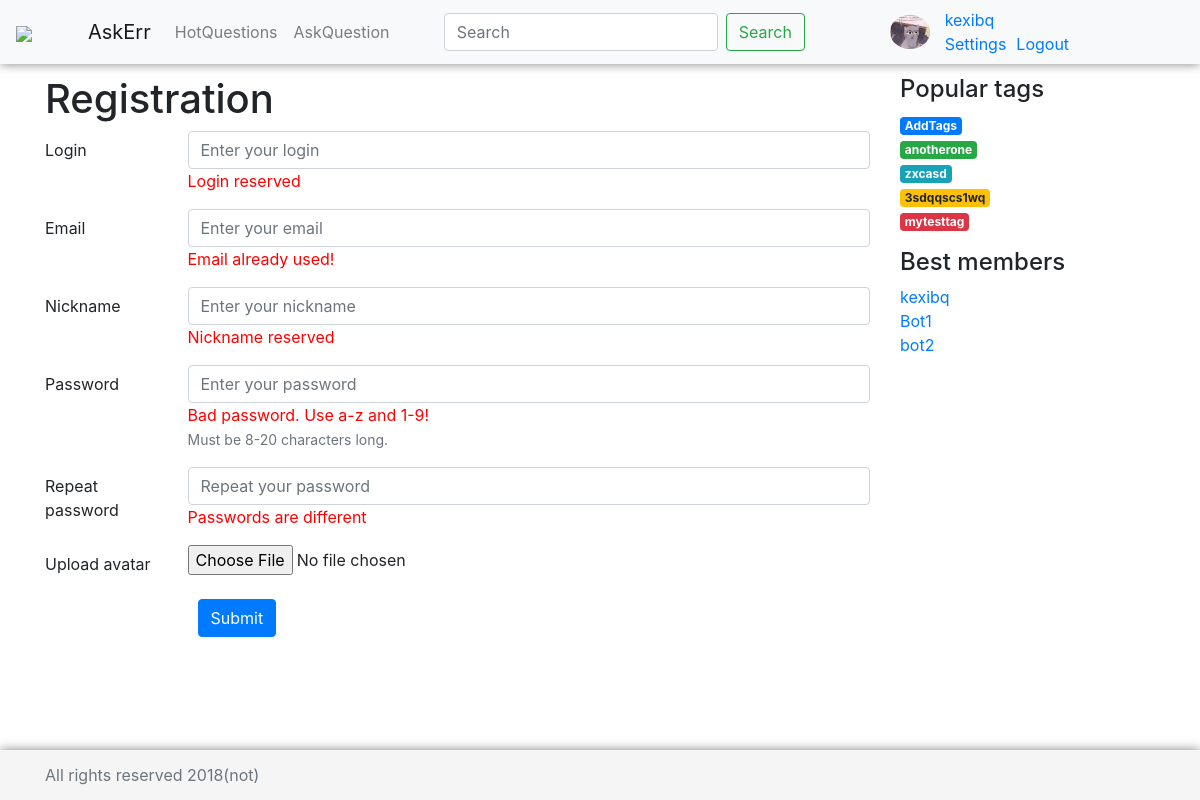
/registration/ (signed in), run on an earlier commit of the app's database.
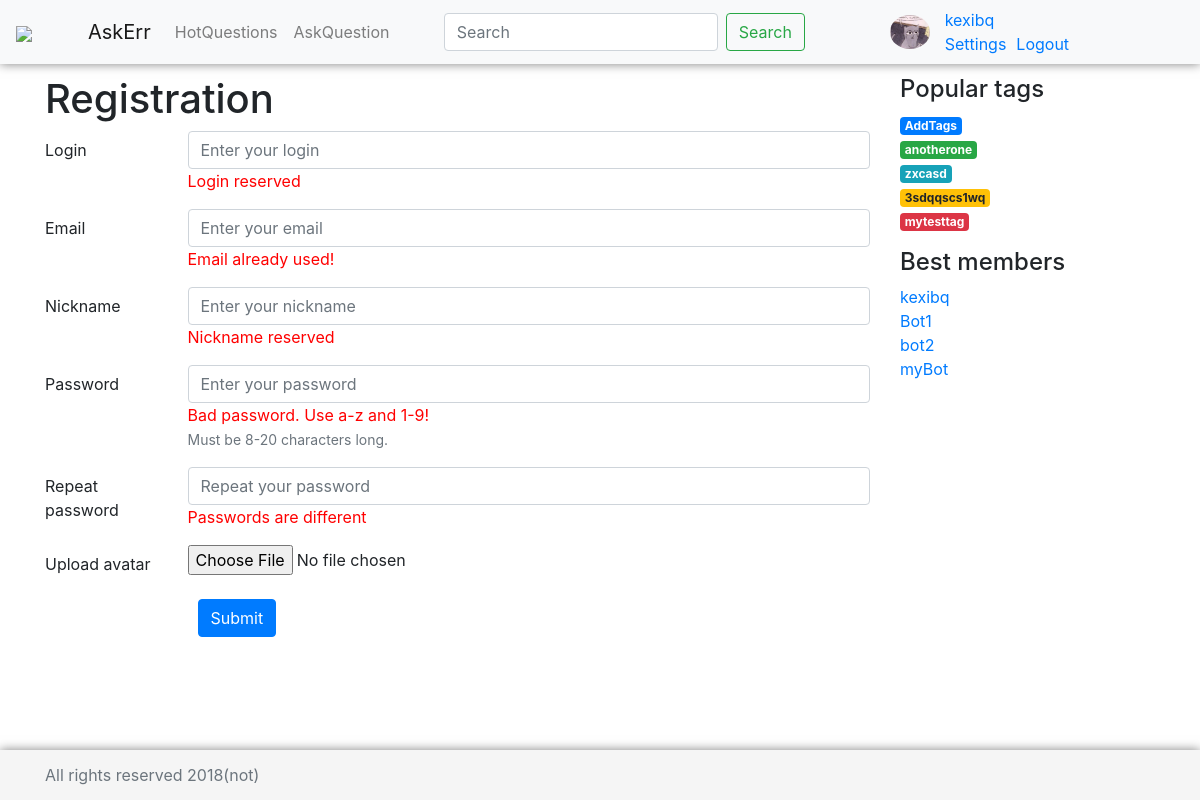
And on a later commit of the database.
### questions/models.py (models this page shows)
class Tag(models.Model):
    title = models.CharField(max_length=120, verbose_name=u"Заголовок ярлыка")
    def __str__(self):
        return self.title

class User(AbstractUser):
    email = models.EmailField(unique=True)
    upload = models.ImageField(default='user.png',upload_to='uploads/%Y/%m/%d')

### questions/views.py (the view)
# urls.py: path('registration/',views.registration, name='registration'),
def registration(request):
    tags = randomQuerySet(Tag.objects.all(), 5)
    users = User.objects.all()
    return render(request, 'registration.html', {'tags':tags,'users':users, 'page_title':'Registration'})

### questions/otherfuncs.py (called while the page is built)
def randomQuerySet(items, size): # сделать ModelManager для Tag и кинуть туда
    result = []
    ls = []
    if (size > items.count()):
        return items
    num = random.randrange(0, items.count())
    for i in range(size):
        while (num in ls):
            num = random.randrange(0, items.count())
        ls.append(num)
    for i in range(size):
        result.append(items[ls[i]])
    return result

### templates/registration.html
{% extends 'base.html' %}
{% block left-side %}
            <h1>Registration</h1>
            <form class="form-group">
                <div class="form-group row has-warning">
                    <label for="LoginInput" class="col-sm-2 col-form-label">Login</label>
                    <div class="col-sm-10">
                        <div><input  class="form-control" name="LoginInput" placeholder="Enter your login "></div>
                        <div class="attention">Login reserved</div>
                    </div>
                </div>
                <div class="form-group row has-warning">
                    <label for="emailinput" class="col-sm-2 col-form-label">Email</label>
                    <div class="col-sm-10">
                        <input type="email" class="form-control"  name="EmailInput" placeholder="Enter your email">
                        <div class="attention">Email already used!</div>
                    </div>
                </div>
                <div class="form-group row has-warning">
                    <label for="nickinput" class="col-sm-2 col-form-label">Nickname</label>
                    <div class="col-sm-10">
                        <input type="email" class="form-control"  name="NickInput" placeholder="Enter your nickname">
                        <div class="attention">Nickname reserved</div>
                    </div>
                </div>
                <div class="form-group row has-warning">
                    <label for="inputPassword" class="col-sm-2 col-form-label">Password</label>
                    <div class="col-sm-10">
                        <input type="password" class="form-control"  name="inputPassword" placeholder="Enter your password">
                        <div class="attention">Bad password. Use a-z and 1-9!</div>
                        <small class="text-muted">
                            Must be 8-20 characters long. </small>
                    </div>
                </div>
                <div class="form-group row has-warning">
                    <label for="inputPassword" class="col-sm-2 col-form-label">Repeat password</label>
                    <div class="col-sm-10">
                        <input type="password" class="form-control"  name="repeatPassword" placeholder="Repeat your password">
                        <div class="attention">Passwords are different</div>
                    </div>
                </div>
                <div class="form-group row">
                    <label for="exampleInputFile" class="col-sm-2 col-form-label">Upload avatar</label>
                    <div class="col-sm-10">
                        <input type="file" class="form-control-file" name="exampleInputFile" aria-describedby="fileHelp">
                    </div>
                </div>
            </form>
            <div class="col-sm-10 offset-sm-2">
                <button class="btn btn-primary">Submit</button>
            </div>
{% endblock %}

### templates/base.html (shortened to what this page needs)
{% load static %}
<!DOCTYPE html>
<html lang="en">
<head>
    <link href="{% static 'bootstrap/css/bootstrap.min.css' %}" rel="stylesheet">
    <link href="{% static 'css/style.css' %}" rel="stylesheet" type="text/css">
    <link href="{% static 'css/askme.css' %}" rel="stylesheet" type="text/css">
</head>
<body>
    <header>
      <nav class="navbar navbar-expand-md navbar-light fixed-top bg-light my-nav">
          <a class="navbar-brand" href="{% url 'home' %}"><img src="{% static 'img/sitelogo.png' %}" class="navbar-brand logo"></a>
        <a class="navbar-brand" href="{% url 'home' %}">AskErr</a>
        <div class="collapse navbar-collapse" id="navbarCollapse">
          <ul class="navbar-nav mr-auto">
            <li class="nav-item">
              <a class="nav-link" href="{% url 'hot' %}"> HotQuestions </a>
            </li>
            {% if user.is_authenticated %}
            <li class="nav-item">
              <a class="nav-link" href="{% url 'ask-question' %}"> AskQuestion </a>
            </li>
            {% endif %}
          </ul>
          <form class="form-inline mt-2 mt-md-0">
            <input class="form-control mr-sm-2" type="text" placeholder="Search" aria-label="Search">
            <button class="btn btn-outline-success my-2 my-sm-0" type="submit">Search</button>
          </form>
          {% if user.is_authenticated %}
          <img src="{{  user.upload.url }}" class="rounded-circle logo pull-right">
          <div class = "col-md-3 align-self-end">
            <div class ="row">
            <a class="user" href="{% url 'settings' %}" style="padding-left: 15px">{{ user.username }} </a>
            </div>
            <div class ="row">
            <a class="user" href="{% url 'settings' %}" style="padding-left:15px;padding-right: 10px">Settings</a>
            <a class="user" href="{% url 'logout' %}">Logout</a>
            </div>
          </div>
          {% endif %}
        </div>
      </nav>
    </header>
<div class="container">
    <div class="row">
        <div class="col-md-9 ">
            {% block left-side %}
            {% endblock %}
        </div>
        <div class="col-md-3">
            {% block right-side %}
                {% include 'right-side.html' %}
            {% endblock %}
        </div>
    </div>
</div>
<footer class="footer">
    <div class="container">
        <p class="text-muted" style="margin: auto;">All rights reserved 2018(not)</p>
    </div>
</footer>
</body>

### templates/right-side.html
    <h4>Popular tags</h4>
    <ol class="list-unstyled ">
    {% for tag in tags %}
       <li><a class="{% cycle "badge badge-primary" "badge badge-success" "badge badge-info" "badge badge-warning" "badge badge-danger"%}" href="{% url 'questions-on-tag' tag %}"> {{ tag.title }} </a></li>
    {% endfor %}
	</ol>
    <div class="sidebar-module">
        <h4>Best members</h4>
        <ol class="list-unstyled ">
            {% for user in users%}
                    <li><a href="#">{{user.username}}</a></li>
            {% endfor %}
        </ol>
    </div>

What changed in the data, as far as the page shows it:
added User: username "myBot"
